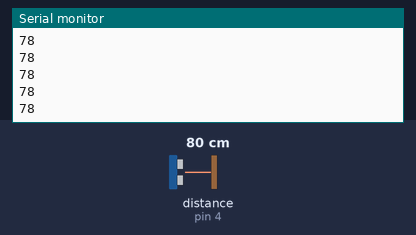
This sketch was run on a simulated Arduino Uno, built with avr-gcc and run on an emulated ATmega328P. Shown: the last lines printed to the serial monitor. Wiring (inferred from the names in the program): ultrasonic range finder: trigger pin 7; echo pin 4. The test bench sets the inputs (shaded band); at power-on: distance to the obstacle (sensor on pin 4) 80 cm. The echo pulse lasts 58.3 µs per cm.

Above: at 1.2 s.
1.3 s: distance to the obstacle (sensor on pin 4) set to 2 cm
At 2.0 s:
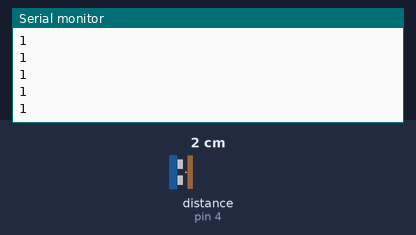
2.8 s: distance to the obstacle (sensor on pin 4) set to 4 cm
At 3.4 s:
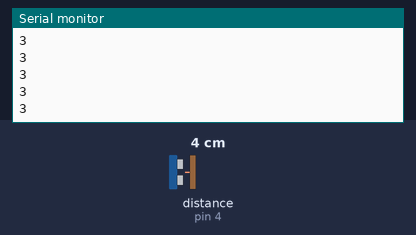
Timing chart, 0 to 5.8 s (numbered marks = the images above; inputs shaded):
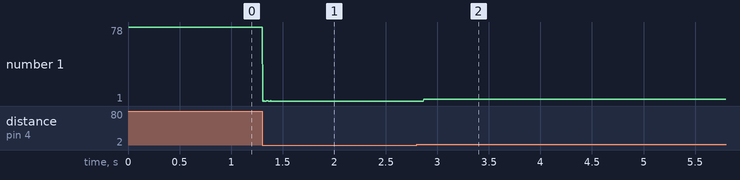

Measured:
- after the input at 1.3 s, the serial monitor: prints a new line at once (image 1)
- after the input at 2.8 s, the serial monitor: prints a new line after 0.07 s (image 2)
- plotted number 1: 78 → 1 after the input at 1.3 s, 1 → 3 after the input at 2.8 s

The sketch:

TestCamBienSieuAm.ino
```cpp
const int trig = 7;
const int echo = 4;
unsigned long thoigian;
int khoangcach;
int khoangcachtrai, khoangcachphai;
int gioihan = 25;
void setup() {
  // put your setup code here, to run once:
  pinMode(trig, OUTPUT);
  pinMode(echo, INPUT);
  Serial.begin(9600);
}

void loop() {
  // put your main code here, to run repeatedly:
  khoangcach = 0;
  dokhoangcach();
  Serial.println(khoangcach);
  //delay(500);

}
void dokhoangcach()
{

  digitalWrite(trig, LOW);
  delayMicroseconds(2);
  digitalWrite(trig, HIGH);
  delayMicroseconds(10);
  digitalWrite(trig, LOW);


  // Đo độ rộng xung HIGH ở chân echo.
  thoigian = pulseIn(echo, HIGH);

  khoangcach = thoigian / 2 / 29.412;

}
```
